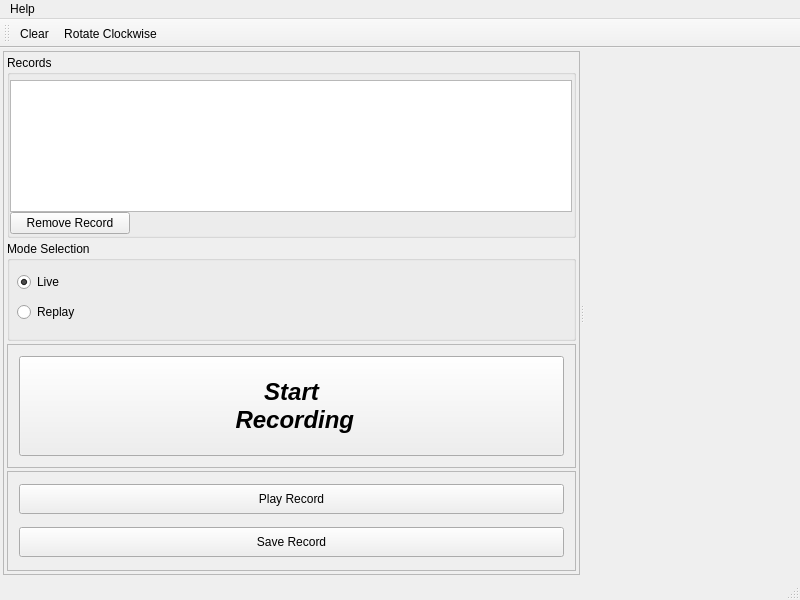
<?xml version="1.0" encoding="UTF-8"?>
<ui version="4.0">
 <class>MainWindow</class>
 <widget class="QMainWindow" name="MainWindow">
  <property name="geometry">
   <rect>
    <x>0</x>
    <y>0</y>
    <width>800</width>
    <height>600</height>
   </rect>
  </property>
  <property name="sizePolicy">
   <sizepolicy hsizetype="Preferred" vsizetype="Preferred">
    <horstretch>0</horstretch>
    <verstretch>0</verstretch>
   </sizepolicy>
  </property>
  <property name="focusPolicy">
   <enum>Qt::WheelFocus</enum>
  </property>
  <property name="windowTitle">
   <string>Roso_viz</string>
  </property>
  <widget class="QWidget" name="centralWidget">
   <layout class="QHBoxLayout" name="horizontalLayout">
    <property name="spacing">
     <number>3</number>
    </property>
    <property name="margin">
     <number>3</number>
    </property>
    <item>
     <widget class="QSplitter" name="splitter">
      <property name="orientation">
       <enum>Qt::Horizontal</enum>
      </property>
      <widget class="QFrame" name="frame">
       <property name="minimumSize">
        <size>
         <width>150</width>
         <height>0</height>
        </size>
       </property>
       <property name="frameShape">
        <enum>QFrame::StyledPanel</enum>
       </property>
       <property name="frameShadow">
        <enum>QFrame::Raised</enum>
       </property>
       <layout class="QVBoxLayout" name="verticalLayout">
        <property name="spacing">
         <number>3</number>
        </property>
        <property name="margin">
         <number>3</number>
        </property>
        <item>
         <widget class="QGroupBox" name="groupBox_2">
          <property name="title">
           <string>Records</string>
          </property>
          <layout class="QVBoxLayout" name="verticalLayout_2">
           <property name="spacing">
            <number>0</number>
           </property>
           <property name="leftMargin">
            <number>0</number>
           </property>
           <property name="topMargin">
            <number>5</number>
           </property>
           <property name="rightMargin">
            <number>1</number>
           </property>
           <property name="bottomMargin">
            <number>1</number>
           </property>
           <item>
            <widget class="QListView" name="record_ListView"/>
           </item>
           <item>
            <widget class="QPushButton" name="removeRecord_BTN">
             <property name="sizePolicy">
              <sizepolicy hsizetype="Fixed" vsizetype="Fixed">
               <horstretch>0</horstretch>
               <verstretch>0</verstretch>
              </sizepolicy>
             </property>
             <property name="minimumSize">
              <size>
               <width>120</width>
               <height>0</height>
              </size>
             </property>
             <property name="maximumSize">
              <size>
               <width>120</width>
               <height>16777215</height>
              </size>
             </property>
             <property name="text">
              <string>Remove Record</string>
             </property>
            </widget>
           </item>
          </layout>
         </widget>
        </item>
        <item>
         <widget class="QGroupBox" name="groupBox">
          <property name="minimumSize">
           <size>
            <width>0</width>
            <height>100</height>
           </size>
          </property>
          <property name="title">
           <string>Mode Selection</string>
          </property>
          <widget class="QRadioButton" name="liveMode_radioButton">
           <property name="geometry">
            <rect>
             <x>10</x>
             <y>30</y>
             <width>116</width>
             <height>22</height>
            </rect>
           </property>
           <property name="text">
            <string>Live</string>
           </property>
           <property name="checked">
            <bool>true</bool>
           </property>
          </widget>
          <widget class="QRadioButton" name="replayMode_radioButton">
           <property name="geometry">
            <rect>
             <x>10</x>
             <y>60</y>
             <width>116</width>
             <height>22</height>
            </rect>
           </property>
           <property name="text">
            <string>Replay</string>
           </property>
          </widget>
         </widget>
        </item>
        <item>
         <widget class="QFrame" name="frame_3">
          <property name="frameShape">
           <enum>QFrame::StyledPanel</enum>
          </property>
          <property name="frameShadow">
           <enum>QFrame::Raised</enum>
          </property>
          <layout class="QVBoxLayout" name="verticalLayout_3">
           <item>
            <widget class="QPushButton" name="startRecording_BTN">
             <property name="minimumSize">
              <size>
               <width>0</width>
               <height>100</height>
              </size>
             </property>
             <property name="font">
              <font>
               <pointsize>18</pointsize>
               <weight>75</weight>
               <italic>true</italic>
               <bold>true</bold>
              </font>
             </property>
             <property name="text">
              <string>Start
 Recording</string>
             </property>
            </widget>
           </item>
          </layout>
         </widget>
        </item>
        <item>
         <widget class="QFrame" name="frame_2">
          <property name="minimumSize">
           <size>
            <width>0</width>
            <height>100</height>
           </size>
          </property>
          <property name="frameShape">
           <enum>QFrame::StyledPanel</enum>
          </property>
          <property name="frameShadow">
           <enum>QFrame::Raised</enum>
          </property>
          <layout class="QVBoxLayout" name="verticalLayout_4">
           <property name="spacing">
            <number>12</number>
           </property>
           <item>
            <widget class="QPushButton" name="playRecord_BTN">
             <property name="minimumSize">
              <size>
               <width>0</width>
               <height>30</height>
              </size>
             </property>
             <property name="text">
              <string>Play Record</string>
             </property>
            </widget>
           </item>
           <item>
            <widget class="QPushButton" name="saveRecord_BTN">
             <property name="minimumSize">
              <size>
               <width>0</width>
               <height>30</height>
              </size>
             </property>
             <property name="text">
              <string>Save Record</string>
             </property>
            </widget>
           </item>
          </layout>
         </widget>
        </item>
       </layout>
      </widget>
      <widget class="RosoFieldWdgt" name="rosoFieldWdgt" native="true"/>
     </widget>
    </item>
   </layout>
  </widget>
  <widget class="QMenuBar" name="menuBar">
   <property name="geometry">
    <rect>
     <x>0</x>
     <y>0</y>
     <width>800</width>
     <height>25</height>
    </rect>
   </property>
   <property name="nativeMenuBar">
    <bool>false</bool>
   </property>
   <widget class="QMenu" name="menuHelp">
    <property name="title">
     <string>Help</string>
    </property>
    <addaction name="actionAbout"/>
    <addaction name="actionAbout_Qt"/>
   </widget>
   <addaction name="menuHelp"/>
  </widget>
  <widget class="QToolBar" name="mainToolBar">
   <attribute name="toolBarArea">
    <enum>TopToolBarArea</enum>
   </attribute>
   <attribute name="toolBarBreak">
    <bool>false</bool>
   </attribute>
   <addaction name="actionClear"/>
   <addaction name="actionRotate_Clockwise"/>
  </widget>
  <widget class="QStatusBar" name="statusBar"/>
  <action name="actionClear">
   <property name="text">
    <string>Clear</string>
   </property>
  </action>
  <action name="actionRotate_Clockwise">
   <property name="text">
    <string>Rotate Clockwise</string>
   </property>
  </action>
  <action name="actionStartRecord">
   <property name="text">
    <string>startRecord</string>
   </property>
  </action>
  <action name="actionAbout_Qt">
   <property name="text">
    <string>About Qt</string>
   </property>
  </action>
  <action name="actionAbout">
   <property name="text">
    <string>About</string>
   </property>
  </action>
 </widget>
 <layoutdefault spacing="6" margin="11"/>
 <customwidgets>
  <customwidget>
   <class>RosoFieldWdgt</class>
   <extends>QWidget</extends>
   <header>widgets/rosofieldwdgt.h</header>
   <container>1</container>
  </customwidget>
 </customwidgets>
 <resources/>
 <connections/>
</ui>
